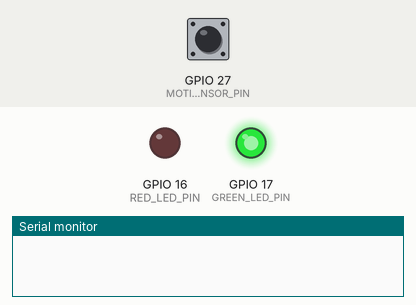
This program was run on a simulated ESP32. Shown: output pins drawn as LEDs (lit = HIGH), the last lines printed to the serial monitor. The test bench sets the inputs (shaded band); at power-on: GPIO 27 (MOTION_SENSOR_PIN) HIGH.

Above: at 1.2 s.
1.3 s: GPIO 27 (MOTION_SENSOR_PIN) pulsed LOW 2 times (0.12 s each, 0.3 s apart)
At 2.2 s:
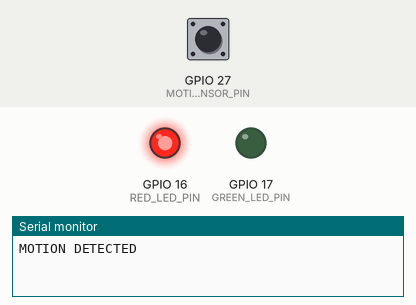
Timing chart, 0 to 8.2 s (numbered marks = the images above; inputs shaded):
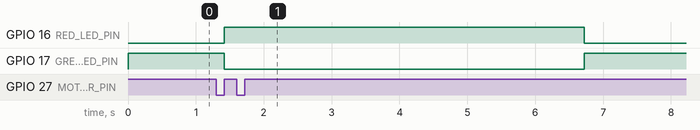

Measured:
- after the input at 1.3 s, GPIO 16 (RED_LED_PIN): LOW → HIGH after 0.12 s, → LOW 5.3 s later; GPIO 17 (GREEN_LED_PIN): HIGH → LOW after 0.12 s, → HIGH 5.3 s later

The program:

main.cpp
```cpp
#include <Arduino.h>

constexpr uint8_t RED_LED_PIN = 16;   // RX2
constexpr uint8_t GREEN_LED_PIN = 17; // TX2
constexpr uint8_t MOTION_SENSOR_PIN = 27;

unsigned long now;
volatile unsigned long lastTrigger = 0;
volatile bool startTimer = false;

bool printMotion = false;

const unsigned long timeSeconds = 5 * 1000UL;

void ARDUINO_ISR_ATTR motionISR()
{
  lastTrigger = millis();
  startTimer = true;
}

void setup()
{
  Serial.begin(115200);
  pinMode(MOTION_SENSOR_PIN, INPUT_PULLUP);
  attachInterrupt(MOTION_SENSOR_PIN, motionISR, RISING);

  pinMode(RED_LED_PIN, OUTPUT);
  digitalWrite(RED_LED_PIN, LOW);

  pinMode(GREEN_LED_PIN, OUTPUT);
  digitalWrite(GREEN_LED_PIN, HIGH);
}

void loop()
{
  now = millis();

  if (startTimer && !printMotion)
  {
    digitalWrite(RED_LED_PIN, HIGH);
    digitalWrite(GREEN_LED_PIN, LOW);
    Serial.println("MOTION DETECTED");
    printMotion = true;
  }

  if (startTimer && (now - lastTrigger > timeSeconds))
  {
    Serial.println("MOTION STOPPED");
    digitalWrite(RED_LED_PIN, LOW);
    digitalWrite(GREEN_LED_PIN, HIGH);
    startTimer = false;
    printMotion = false;
  }
}
```
